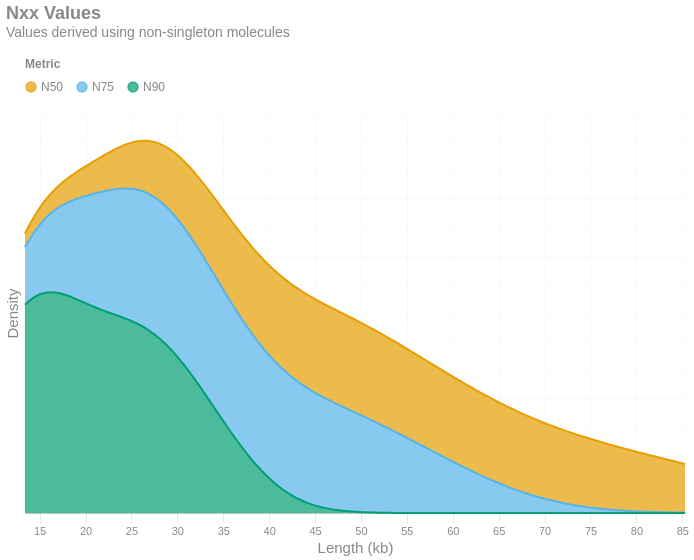

Notebook code cell kept with this figure:
### Markdown cell above
## Library Performance
### NX metrics

The **NX** metrics (e.g. **N50**) tend to be useful for understanding centrality for molecule length in genomic contexts.
With your linked-read sequences aligned to a reference genome, you can make inferences about the lengths of the original molecules from which linked-read fragments were derived. These are the distributions of three common NX metrics (N50, N75, N90) across all samples are given below.

### Code cell
selection = alt.selection_point(fields=['Nxx'], bind='legend')

with SafeRender(aggregate_df):
    (
        alt.Chart(aggregate_df[['Sample', 'N50', 'N75', 'N90']])
        .transform_fold(
            ['N50', 'N75', 'N90'],
            as_=['Nxx', 'value']
        )
        .transform_density(
            'value',
            groupby=['Nxx'],
            as_=['value', 'density']
        )
        .mark_area(interpolate = "basis")
        .encode(
            x=alt.X('value:Q', bin = "binned").axis(title='Length (kb)', labelExpr='datum.value / 1000'),
            y=alt.Y('density:Q', title='Density').axis(labels = False),
            color=alt.Color('Nxx:N', title='Metric').scale(domain = ['N50','N75','N90'])
        )
        .transform_filter(selection)
        .add_params(selection)
        .configure_legend(orient = "top")
        .properties(
            title=alt.Title('Nxx Values', subtitle = 'Values derived using non-singleton molecules'),
            usermeta={'embedOptions': {'downloadFileName': f'alignments.nxx'}}
        )
    ).display()

### Figure 1 — Vega-Lite specification as saved in the notebook (floating-point values rounded to 4 significant figures)
{"width": "container", "height": 400, "config": {"title": {"anchor": "start", "dy": -15, "fontSize": 18, "color": "#888888", "subtitleColor": "#888888", "subtitleFontSize": 14}, "arc": {"fill": "#0072B2"}, "axis": {"domainColor": "#888888", "domainWidth": 0.5, "gridWidth": 0.2, "grid": false, "titleFontWeight": 400, "titleFontSize": 15, "labelFontSize": 11, "labelColor": "#888888", "tickColor": "#888888", "tickWidth": 0.2, "titleColor": "#888888"}, "axisBand": {"grid": false}, "axisX": {"grid": true, "tickSize": 10, "domainCap": "round"}, "axisY": {"domain": false, "grid": true, "tickSize": 0, "domainCap": "round"}, "background": "transparent", "header": {"labelFontSize": 15, "labelColor": "#888888", "titleFontSize": 15, "titleFontWeight": 600, "titleColor": "#888888"}, "legend": {"labelFont": "sans-serif", "labelFontSize": 12, "labelColor": "#888888", "symbolSize": 100, "symbolType": "circle", "titleFontSize": 12, "titlePadding": 10, "titleColor": "#888888", "title": null, "orient": "top"}, "range": {"category": ["#E69F00", "#56B4E9", "#009E73", "#F0E442", "#0072B2", "#D55E00", "#CC79A7", "#000000"], "diverging": ["#cfe8f3", "#a2d4ec", "#73bfe2", "#46abdb", "#1696d2", "#12719e"]}, "area": {"fill": "#0072B2", "fillOpacity": 0.7, "line": true, "strokeOpacity": 0.7}, "line": {"color": "#0072B2", "stroke": "#0072B2", "strokeWidth": 2}, "trail": {"color": "#0072B2", "stroke": "#0072B2", "strokeWidth": 0, "size": 1}, "point": {"filled": true, "fillOpacity": 1.0, "size": 95}, "text": {"color": "#888888", "fontSize": 11, "align": "right", "fontWeight": 400, "size": 11}, "bar": {"fill": "#0072B2", "stroke": null}, "view": {"stroke": null, "continuousWidth": 660, "continuousHeight": 400}}, "data": {"name": "data-2c9e4dcd48f67bdcbf79f6d69de3dba2"}, "mark": {"type": "area", "interpolate": "basis"}, "encoding": {"color": {"field": "Nxx", "scale": {"domain": ["N50", "N75", "N90"]}, "title": "Metric", "type": "nominal"}, "x": {"axis": {"title": "Length (kb)", "labelExpr": "datum.value / 1000"}, "bin": "binned", "field": "value", "type": "quantitative"}, "y": {"axis": {"labels": false}, "field": "density", "title": "Density", "type": "quantitative"}}, "params": [{"name": "param_9eafa23d14869b31", "select": {"type": "point", "fields": ["Nxx"]}, "bind": "legend"}], "title": {"text": "Nxx Values", "subtitle": "Values derived using non-singleton molecules"}, "transform": [{"fold": ["N50", "N75", "N90"], "as": ["Nxx", "value"]}, {"density": "value", "groupby": ["Nxx"], "as": ["value", "density"]}, {"filter": {"param": "param_9eafa23d14869b31"}}], "usermeta": {"embedOptions": {"downloadFileName": "alignments.nxx"}}, "$schema": "https://vega.github.io/schema/vega-lite/v6.4.1.json", "datasets": {"data-2c9e4dcd48f67bdcbf79f6d69de3dba2": [{"Sample": "260427_10_15b_M2_10488528_23Y7JGLT4_L4", "N50": 38578, "N75": 23965, "N90": 13408}, {"Sample": "260427_13_50b_MqA_10488528_23Y7JGLT4_L4", "N50": 85293, "N75": 55643, "N90": 32580}, {"Sample": "260427_15_50b_M2_10488528_23Y7JGLT4_L4", "N50": 43135, "N75": 27272, "N90": 15176}, {"Sample": "260427_3_5b_MqA_10488528_23Y7JGLT4_L4", "N50": 66651, "N75": 42897, "N90": 25153}, {"Sample": "260427_5_5b_M2_10488528_23Y7JGLT4_L4", "N50": 38902, "N75": 24131, "N90": 13509}, {"Sample": "260427_8_15b_MqA_10488528_23Y7JGLT4_L4", "N50": 65376, "N75": 42412, "N90": 25237}]}}
